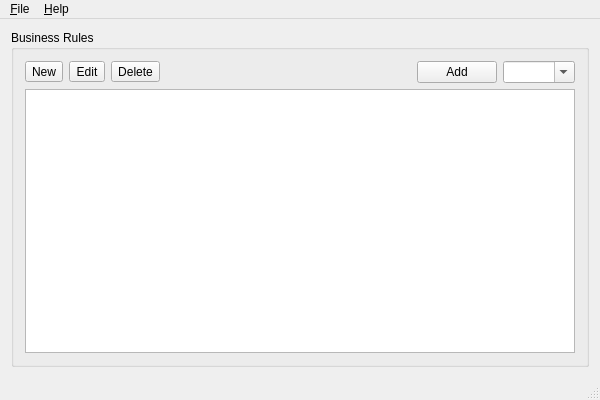
<?xml version="1.0" encoding="UTF-8"?>
<ui version="4.0">
 <class>IdsEditorClass</class>
 <widget class="QMainWindow" name="IdsEditorClass">
  <property name="geometry">
   <rect>
    <x>0</x>
    <y>0</y>
    <width>600</width>
    <height>400</height>
   </rect>
  </property>
  <property name="windowTitle">
   <string>IDS Editor</string>
  </property>
  <property name="windowIcon">
   <iconset resource="IdsEditor.qrc">
    <normaloff>:/IdsEditor/Resources/icon.png</normaloff>:/IdsEditor/Resources/icon.png</iconset>
  </property>
  <widget class="QWidget" name="centralWidget">
   <layout class="QGridLayout" name="gridLayout">
    <item row="0" column="0">
     <widget class="QGroupBox" name="grpMain">
      <property name="minimumSize">
       <size>
        <width>10</width>
        <height>0</height>
       </size>
      </property>
      <property name="title">
       <string>Business Rules</string>
      </property>
      <layout class="QGridLayout" name="gridLayout_2">
       <item row="0" column="0">
        <layout class="QHBoxLayout" name="horizontalLayout">
         <item>
          <widget class="QToolButton" name="NewBtn">
           <property name="toolTip">
            <string>New Business Rule</string>
           </property>
           <property name="text">
            <string>New</string>
           </property>
          </widget>
         </item>
         <item>
          <widget class="QToolButton" name="EditBtn">
           <property name="toolTip">
            <string>Edit Selected Business Rule</string>
           </property>
           <property name="text">
            <string>Edit</string>
           </property>
          </widget>
         </item>
         <item>
          <widget class="QToolButton" name="DeleteBtn">
           <property name="toolTip">
            <string>Delete Selected Business Rule</string>
           </property>
           <property name="text">
            <string>Delete</string>
           </property>
          </widget>
         </item>
        </layout>
       </item>
       <item row="0" column="3">
        <widget class="QPushButton" name="btnAddHost">
         <property name="text">
          <string>Add</string>
         </property>
        </widget>
       </item>
       <item row="0" column="4">
        <widget class="QComboBox" name="cmbHosts">
         <property name="sizePolicy">
          <sizepolicy hsizetype="Fixed" vsizetype="Fixed">
           <horstretch>0</horstretch>
           <verstretch>0</verstretch>
          </sizepolicy>
         </property>
         <property name="minimumSize">
          <size>
           <width>70</width>
           <height>0</height>
          </size>
         </property>
         <property name="toolTip">
          <string>Enter Host IP</string>
         </property>
         <property name="statusTip">
          <string/>
         </property>
         <property name="editable">
          <bool>true</bool>
         </property>
         <property name="sizeAdjustPolicy">
          <enum>QComboBox::AdjustToContents</enum>
         </property>
         <property name="minimumContentsLength">
          <number>0</number>
         </property>
         <property name="placeholderText">
          <string>0.0.0.0</string>
         </property>
        </widget>
       </item>
       <item row="1" column="0" colspan="5">
        <widget class="QTreeView" name="RulesTreeView"/>
       </item>
       <item row="0" column="2">
        <spacer name="horizontalSpacer">
         <property name="orientation">
          <enum>Qt::Horizontal</enum>
         </property>
         <property name="sizeHint" stdset="0">
          <size>
           <width>40</width>
           <height>20</height>
          </size>
         </property>
        </spacer>
       </item>
      </layout>
     </widget>
    </item>
   </layout>
  </widget>
  <widget class="QMenuBar" name="MenuBar">
   <property name="geometry">
    <rect>
     <x>0</x>
     <y>0</y>
     <width>600</width>
     <height>32</height>
    </rect>
   </property>
   <widget class="QMenu" name="FileMenu">
    <property name="title">
     <string>&amp;File</string>
    </property>
    <addaction name="FileNewAct"/>
    <addaction name="FileOpenAct"/>
    <addaction name="FileSaveAct"/>
    <addaction name="FileSaveAsAct"/>
    <addaction name="separator"/>
    <addaction name="QuitAct"/>
    <addaction name="separator"/>
    <addaction name="LogAct"/>
   </widget>
   <widget class="QMenu" name="HelpMenu">
    <property name="title">
     <string>&amp;Help</string>
    </property>
    <addaction name="HelpAct"/>
    <addaction name="HelpAboutAct"/>
    <addaction name="HelpLicensingAct"/>
   </widget>
   <addaction name="FileMenu"/>
   <addaction name="HelpMenu"/>
  </widget>
  <widget class="QStatusBar" name="StatusBar"/>
  <action name="FileNewAct">
   <property name="text">
    <string>&amp;New</string>
   </property>
   <property name="visible">
    <bool>false</bool>
   </property>
  </action>
  <action name="FileOpenAct">
   <property name="text">
    <string>&amp;Open</string>
   </property>
  </action>
  <action name="FileSaveAct">
   <property name="text">
    <string>&amp;Save</string>
   </property>
  </action>
  <action name="FileSaveAsAct">
   <property name="text">
    <string>Save &amp;As</string>
   </property>
   <property name="visible">
    <bool>false</bool>
   </property>
  </action>
  <action name="QuitAct">
   <property name="text">
    <string>&amp;Quit</string>
   </property>
  </action>
  <action name="LogAct">
   <property name="text">
    <string>&amp;Log</string>
   </property>
   <property name="visible">
    <bool>false</bool>
   </property>
  </action>
  <action name="HelpAct">
   <property name="text">
    <string>&amp;Help</string>
   </property>
  </action>
  <action name="HelpAboutAct">
   <property name="text">
    <string>&amp;About</string>
   </property>
  </action>
  <action name="HelpLicensingAct">
   <property name="text">
    <string>&amp;Licensing</string>
   </property>
  </action>
 </widget>
 <layoutdefault spacing="6" margin="11"/>
 <resources>
  <include location="IdsEditor.qrc"/>
 </resources>
 <connections/>
</ui>
